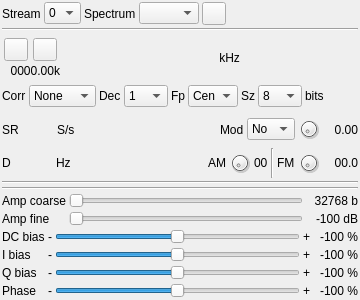
<?xml version="1.0" encoding="UTF-8"?>
<ui version="4.0">
 <class>TestMIGui</class>
 <widget class="QWidget" name="TestMIGui">
  <property name="geometry">
   <rect>
    <x>0</x>
    <y>0</y>
    <width>360</width>
    <height>300</height>
   </rect>
  </property>
  <property name="sizePolicy">
   <sizepolicy hsizetype="Minimum" vsizetype="Minimum">
    <horstretch>0</horstretch>
    <verstretch>0</verstretch>
   </sizepolicy>
  </property>
  <property name="minimumSize">
   <size>
    <width>360</width>
    <height>300</height>
   </size>
  </property>
  <property name="font">
   <font>
    <family>Liberation Sans</family>
    <pointsize>9</pointsize>
    <weight>50</weight>
    <italic>false</italic>
    <bold>false</bold>
   </font>
  </property>
  <property name="windowTitle">
   <string>Test Multiple Input</string>
  </property>
  <layout class="QVBoxLayout" name="verticalLayout">
   <property name="spacing">
    <number>3</number>
   </property>
   <property name="leftMargin">
    <number>2</number>
   </property>
   <property name="topMargin">
    <number>2</number>
   </property>
   <property name="rightMargin">
    <number>2</number>
   </property>
   <property name="bottomMargin">
    <number>2</number>
   </property>
   <item>
    <layout class="QHBoxLayout" name="streamLayout">
     <item>
      <widget class="QLabel" name="label">
       <property name="text">
        <string>Stream</string>
       </property>
      </widget>
     </item>
     <item>
      <widget class="QComboBox" name="streamIndex">
       <property name="maximumSize">
        <size>
         <width>40</width>
         <height>16777215</height>
        </size>
       </property>
       <property name="toolTip">
        <string>Stream index</string>
       </property>
       <item>
        <property name="text">
         <string>0</string>
        </property>
       </item>
       <item>
        <property name="text">
         <string>1</string>
        </property>
       </item>
      </widget>
     </item>
     <item>
      <widget class="QLabel" name="spectrumSourceLabel">
       <property name="text">
        <string>Spectrum</string>
       </property>
      </widget>
     </item>
     <item>
      <widget class="QComboBox" name="spectrumSource">
       <property name="maximumSize">
        <size>
         <width>60</width>
         <height>16777215</height>
        </size>
       </property>
       <property name="toolTip">
        <string>Select stream for main spectrum source</string>
       </property>
      </widget>
     </item>
     <item>
      <widget class="QToolButton" name="streamLock">
       <property name="toolTip">
        <string>Lock spectrum display to stream selection</string>
       </property>
       <property name="text">
        <string/>
       </property>
       <property name="icon">
        <iconset resource="../../../sdrgui/resources/res.qrc">
         <normaloff>:/unlocked.png</normaloff>
         <normalon>:/locked.png</normalon>:/unlocked.png</iconset>
       </property>
       <property name="checkable">
        <bool>true</bool>
       </property>
      </widget>
     </item>
     <item>
      <spacer name="horizontalSpacer_7">
       <property name="orientation">
        <enum>Qt::Horizontal</enum>
       </property>
       <property name="sizeHint" stdset="0">
        <size>
         <width>40</width>
         <height>20</height>
        </size>
       </property>
      </spacer>
     </item>
    </layout>
   </item>
   <item>
    <widget class="Line" name="line_2">
     <property name="orientation">
      <enum>Qt::Horizontal</enum>
     </property>
    </widget>
   </item>
   <item>
    <layout class="QHBoxLayout" name="horizontalLayout_freq">
     <property name="topMargin">
      <number>4</number>
     </property>
     <item>
      <layout class="QVBoxLayout" name="deviceUILayout">
       <item>
        <layout class="QHBoxLayout" name="deviceButtonsLayout">
         <item>
          <widget class="ButtonSwitch" name="startStop">
           <property name="toolTip">
            <string>start/stop acquisition</string>
           </property>
           <property name="text">
            <string/>
           </property>
           <property name="icon">
            <iconset resource="../../../sdrgui/resources/res.qrc">
             <normaloff>:/play.png</normaloff>
             <normalon>:/stop.png</normalon>:/play.png</iconset>
           </property>
          </widget>
         </item>
         <item>
          <widget class="ButtonSwitch" name="record">
           <property name="toolTip">
            <string>Left: toggle record I/Q samples from device - Right: select output file</string>
           </property>
           <property name="text">
            <string/>
           </property>
           <property name="icon">
            <iconset resource="../../../sdrgui/resources/res.qrc">
             <normaloff>:/record_off.png</normaloff>:/record_off.png</iconset>
           </property>
          </widget>
         </item>
        </layout>
       </item>
       <item>
        <layout class="QHBoxLayout" name="deviceRateLayout">
         <item>
          <widget class="QLabel" name="deviceRateText">
           <property name="minimumSize">
            <size>
             <width>58</width>
             <height>0</height>
            </size>
           </property>
           <property name="toolTip">
            <string>I/Q sample rate kS/s</string>
           </property>
           <property name="text">
            <string>0000.00k</string>
           </property>
           <property name="alignment">
            <set>Qt::AlignRight|Qt::AlignTrailing|Qt::AlignVCenter</set>
           </property>
          </widget>
         </item>
        </layout>
       </item>
      </layout>
     </item>
     <item>
      <spacer name="horizontalSpacer">
       <property name="orientation">
        <enum>Qt::Horizontal</enum>
       </property>
       <property name="sizeHint" stdset="0">
        <size>
         <width>0</width>
         <height>0</height>
        </size>
       </property>
      </spacer>
     </item>
     <item>
      <widget class="ValueDial" name="centerFrequency" native="true">
       <property name="sizePolicy">
        <sizepolicy hsizetype="Maximum" vsizetype="Maximum">
         <horstretch>0</horstretch>
         <verstretch>0</verstretch>
        </sizepolicy>
       </property>
       <property name="minimumSize">
        <size>
         <width>32</width>
         <height>16</height>
        </size>
       </property>
       <property name="font">
        <font>
         <family>Liberation Mono</family>
         <pointsize>20</pointsize>
        </font>
       </property>
       <property name="cursor">
        <cursorShape>PointingHandCursor</cursorShape>
       </property>
       <property name="focusPolicy">
        <enum>Qt::StrongFocus</enum>
       </property>
       <property name="toolTip">
        <string>Tuner center frequency in kHz</string>
       </property>
      </widget>
     </item>
     <item>
      <widget class="QLabel" name="freqUnits">
       <property name="text">
        <string> kHz</string>
       </property>
      </widget>
     </item>
     <item>
      <spacer name="horizontalSpacer_2">
       <property name="orientation">
        <enum>Qt::Horizontal</enum>
       </property>
       <property name="sizeHint" stdset="0">
        <size>
         <width>0</width>
         <height>0</height>
        </size>
       </property>
      </spacer>
     </item>
    </layout>
   </item>
   <item>
    <layout class="QHBoxLayout" name="autoCorrectionsLayout">
     <item>
      <widget class="QLabel" name="autoCorrLabel">
       <property name="text">
        <string>Corr</string>
       </property>
      </widget>
     </item>
     <item>
      <widget class="QComboBox" name="autoCorr">
       <property name="toolTip">
        <string>DC offset and IQ correction options</string>
       </property>
       <item>
        <property name="text">
         <string>None</string>
        </property>
       </item>
       <item>
        <property name="text">
         <string>DC</string>
        </property>
       </item>
       <item>
        <property name="text">
         <string>DC+IQ</string>
        </property>
       </item>
      </widget>
     </item>
     <item>
      <widget class="QLabel" name="decimationLabel">
       <property name="text">
        <string>Dec</string>
       </property>
      </widget>
     </item>
     <item>
      <widget class="QComboBox" name="decimation">
       <property name="maximumSize">
        <size>
         <width>45</width>
         <height>16777215</height>
        </size>
       </property>
       <property name="toolTip">
        <string>Decimation factor</string>
       </property>
       <item>
        <property name="text">
         <string>1</string>
        </property>
       </item>
       <item>
        <property name="text">
         <string>2</string>
        </property>
       </item>
       <item>
        <property name="text">
         <string>4</string>
        </property>
       </item>
       <item>
        <property name="text">
         <string>8</string>
        </property>
       </item>
       <item>
        <property name="text">
         <string>16</string>
        </property>
       </item>
       <item>
        <property name="text">
         <string>32</string>
        </property>
       </item>
       <item>
        <property name="text">
         <string>64</string>
        </property>
       </item>
      </widget>
     </item>
     <item>
      <widget class="QLabel" name="fcPosLabel">
       <property name="text">
        <string>Fp</string>
       </property>
      </widget>
     </item>
     <item>
      <widget class="QComboBox" name="fcPos">
       <property name="maximumSize">
        <size>
         <width>50</width>
         <height>16777215</height>
        </size>
       </property>
       <property name="toolTip">
        <string>Relative position of generator center frequency</string>
       </property>
       <property name="currentIndex">
        <number>2</number>
       </property>
       <item>
        <property name="text">
         <string>Inf</string>
        </property>
       </item>
       <item>
        <property name="text">
         <string>Sup</string>
        </property>
       </item>
       <item>
        <property name="text">
         <string>Cen</string>
        </property>
       </item>
      </widget>
     </item>
     <item>
      <widget class="QLabel" name="sampleSzieLabel">
       <property name="text">
        <string>Sz</string>
       </property>
      </widget>
     </item>
     <item>
      <widget class="QComboBox" name="sampleSize">
       <property name="maximumSize">
        <size>
         <width>45</width>
         <height>16777215</height>
        </size>
       </property>
       <property name="toolTip">
        <string>Sample size</string>
       </property>
       <property name="currentIndex">
        <number>0</number>
       </property>
       <item>
        <property name="text">
         <string>8</string>
        </property>
       </item>
       <item>
        <property name="text">
         <string>12</string>
        </property>
       </item>
       <item>
        <property name="text">
         <string>16</string>
        </property>
       </item>
      </widget>
     </item>
     <item>
      <widget class="QLabel" name="sampleSizeUnits">
       <property name="text">
        <string>bits</string>
       </property>
      </widget>
     </item>
     <item>
      <spacer name="horizontalSpacer_4">
       <property name="orientation">
        <enum>Qt::Horizontal</enum>
       </property>
       <property name="sizeHint" stdset="0">
        <size>
         <width>40</width>
         <height>20</height>
        </size>
       </property>
      </spacer>
     </item>
    </layout>
   </item>
   <item>
    <layout class="QHBoxLayout" name="sampleRateLayout">
     <property name="topMargin">
      <number>2</number>
     </property>
     <property name="bottomMargin">
      <number>2</number>
     </property>
     <item>
      <widget class="QLabel" name="samplerateLabel">
       <property name="sizePolicy">
        <sizepolicy hsizetype="Maximum" vsizetype="Preferred">
         <horstretch>0</horstretch>
         <verstretch>0</verstretch>
        </sizepolicy>
       </property>
       <property name="minimumSize">
        <size>
         <width>16</width>
         <height>0</height>
        </size>
       </property>
       <property name="text">
        <string>SR</string>
       </property>
      </widget>
     </item>
     <item>
      <widget class="ValueDial" name="sampleRate" native="true">
       <property name="sizePolicy">
        <sizepolicy hsizetype="Maximum" vsizetype="Maximum">
         <horstretch>0</horstretch>
         <verstretch>0</verstretch>
        </sizepolicy>
       </property>
       <property name="minimumSize">
        <size>
         <width>32</width>
         <height>16</height>
        </size>
       </property>
       <property name="font">
        <font>
         <family>Liberation Mono</family>
         <pointsize>12</pointsize>
        </font>
       </property>
       <property name="cursor">
        <cursorShape>PointingHandCursor</cursorShape>
       </property>
       <property name="toolTip">
        <string>Generator sample rate (S/s)</string>
       </property>
      </widget>
     </item>
     <item>
      <widget class="QLabel" name="sampleRateUnit">
       <property name="text">
        <string>S/s</string>
       </property>
      </widget>
     </item>
     <item>
      <spacer name="horizontalSpacer_5">
       <property name="orientation">
        <enum>Qt::Horizontal</enum>
       </property>
       <property name="sizeHint" stdset="0">
        <size>
         <width>40</width>
         <height>20</height>
        </size>
       </property>
      </spacer>
     </item>
     <item>
      <widget class="QLabel" name="modulationLabel">
       <property name="text">
        <string>Mod</string>
       </property>
      </widget>
     </item>
     <item>
      <widget class="QComboBox" name="modulation">
       <property name="maximumSize">
        <size>
         <width>50</width>
         <height>16777215</height>
        </size>
       </property>
       <property name="toolTip">
        <string>Modulation</string>
       </property>
       <item>
        <property name="text">
         <string>No</string>
        </property>
       </item>
       <item>
        <property name="text">
         <string>AM</string>
        </property>
       </item>
       <item>
        <property name="text">
         <string>FM</string>
        </property>
       </item>
       <item>
        <property name="text">
         <string>P0</string>
        </property>
       </item>
       <item>
        <property name="text">
         <string>P1</string>
        </property>
       </item>
       <item>
        <property name="text">
         <string>P2</string>
        </property>
       </item>
      </widget>
     </item>
     <item>
      <widget class="QDial" name="modulationFrequency">
       <property name="maximumSize">
        <size>
         <width>22</width>
         <height>22</height>
        </size>
       </property>
       <property name="toolTip">
        <string>Modulation tone (kHz)</string>
       </property>
       <property name="minimum">
        <number>1</number>
       </property>
       <property name="maximum">
        <number>999</number>
       </property>
       <property name="pageStep">
        <number>1</number>
       </property>
      </widget>
     </item>
     <item>
      <widget class="QLabel" name="modulationFrequencyText">
       <property name="minimumSize">
        <size>
         <width>35</width>
         <height>0</height>
        </size>
       </property>
       <property name="toolTip">
        <string>Modulation tone value (kHz)</string>
       </property>
       <property name="text">
        <string>0.00</string>
       </property>
       <property name="alignment">
        <set>Qt::AlignRight|Qt::AlignTrailing|Qt::AlignVCenter</set>
       </property>
      </widget>
     </item>
    </layout>
   </item>
   <item>
    <layout class="QHBoxLayout" name="frequencyShiftLayout">
     <item>
      <widget class="QLabel" name="frequencyShiftLabel">
       <property name="minimumSize">
        <size>
         <width>16</width>
         <height>0</height>
        </size>
       </property>
       <property name="text">
        <string>D</string>
       </property>
      </widget>
     </item>
     <item>
      <widget class="ValueDialZ" name="frequencyShift" native="true">
       <property name="sizePolicy">
        <sizepolicy hsizetype="Maximum" vsizetype="Maximum">
         <horstretch>0</horstretch>
         <verstretch>0</verstretch>
        </sizepolicy>
       </property>
       <property name="minimumSize">
        <size>
         <width>32</width>
         <height>16</height>
        </size>
       </property>
       <property name="font">
        <font>
         <family>Liberation Mono</family>
         <pointsize>12</pointsize>
        </font>
       </property>
       <property name="cursor">
        <cursorShape>PointingHandCursor</cursorShape>
       </property>
       <property name="toolTip">
        <string>Shift from center frequency</string>
       </property>
      </widget>
     </item>
     <item>
      <widget class="QLabel" name="frequencyShiftUnits">
       <property name="text">
        <string>Hz</string>
       </property>
      </widget>
     </item>
     <item>
      <spacer name="horizontalSpacer_3">
       <property name="orientation">
        <enum>Qt::Horizontal</enum>
       </property>
       <property name="sizeHint" stdset="0">
        <size>
         <width>40</width>
         <height>20</height>
        </size>
       </property>
      </spacer>
     </item>
     <item>
      <widget class="QLabel" name="amModulationLabel">
       <property name="text">
        <string>AM</string>
       </property>
      </widget>
     </item>
     <item>
      <widget class="QDial" name="amModulation">
       <property name="maximumSize">
        <size>
         <width>22</width>
         <height>22</height>
        </size>
       </property>
       <property name="toolTip">
        <string>AM modulation (%)</string>
       </property>
       <property name="pageStep">
        <number>1</number>
       </property>
      </widget>
     </item>
     <item>
      <widget class="QLabel" name="amModulationText">
       <property name="toolTip">
        <string>AM modulation value (%)</string>
       </property>
       <property name="text">
        <string>00</string>
       </property>
      </widget>
     </item>
     <item>
      <widget class="Line" name="line">
       <property name="orientation">
        <enum>Qt::Vertical</enum>
       </property>
      </widget>
     </item>
     <item>
      <widget class="QLabel" name="fmDeviationLabel">
       <property name="text">
        <string>FM</string>
       </property>
      </widget>
     </item>
     <item>
      <widget class="QDial" name="fmDeviation">
       <property name="maximumSize">
        <size>
         <width>22</width>
         <height>22</height>
        </size>
       </property>
       <property name="toolTip">
        <string>FM deviation (kHz)</string>
       </property>
       <property name="minimum">
        <number>1</number>
       </property>
       <property name="maximum">
        <number>999</number>
       </property>
       <property name="pageStep">
        <number>1</number>
       </property>
      </widget>
     </item>
     <item>
      <widget class="QLabel" name="fmDeviationText">
       <property name="minimumSize">
        <size>
         <width>35</width>
         <height>0</height>
        </size>
       </property>
       <property name="toolTip">
        <string>FM deviation value (kHz)</string>
       </property>
       <property name="text">
        <string>00.0</string>
       </property>
       <property name="alignment">
        <set>Qt::AlignRight|Qt::AlignTrailing|Qt::AlignVCenter</set>
       </property>
      </widget>
     </item>
    </layout>
   </item>
   <item>
    <widget class="Line" name="line_4">
     <property name="orientation">
      <enum>Qt::Horizontal</enum>
     </property>
    </widget>
   </item>
   <item>
    <widget class="Line" name="line_3">
     <property name="orientation">
      <enum>Qt::Horizontal</enum>
     </property>
    </widget>
   </item>
   <item>
    <layout class="QGridLayout" name="amplitudeLayout">
     <item row="1" column="0">
      <widget class="QLabel" name="amplitudeFineLabel">
       <property name="text">
        <string>Amp fine</string>
       </property>
      </widget>
     </item>
     <item row="0" column="0">
      <widget class="QLabel" name="amplitudeCoarseLabel">
       <property name="sizePolicy">
        <sizepolicy hsizetype="Maximum" vsizetype="Preferred">
         <horstretch>0</horstretch>
         <verstretch>0</verstretch>
        </sizepolicy>
       </property>
       <property name="text">
        <string>Amp coarse</string>
       </property>
      </widget>
     </item>
     <item row="0" column="1">
      <widget class="QSlider" name="amplitudeCoarse">
       <property name="enabled">
        <bool>true</bool>
       </property>
       <property name="toolTip">
        <string>Amplitude coarse (x100)</string>
       </property>
       <property name="maximum">
        <number>327</number>
       </property>
       <property name="pageStep">
        <number>1</number>
       </property>
       <property name="orientation">
        <enum>Qt::Horizontal</enum>
       </property>
      </widget>
     </item>
     <item row="0" column="2">
      <widget class="QLabel" name="amplitudeBits">
       <property name="toolTip">
        <string>Amplitude in bits</string>
       </property>
       <property name="text">
        <string>32768 b</string>
       </property>
       <property name="alignment">
        <set>Qt::AlignRight|Qt::AlignTrailing|Qt::AlignVCenter</set>
       </property>
      </widget>
     </item>
     <item row="1" column="2">
      <widget class="QLabel" name="power">
       <property name="minimumSize">
        <size>
         <width>52</width>
         <height>0</height>
        </size>
       </property>
       <property name="toolTip">
        <string>Power</string>
       </property>
       <property name="text">
        <string>-100 dB</string>
       </property>
       <property name="alignment">
        <set>Qt::AlignRight|Qt::AlignTrailing|Qt::AlignVCenter</set>
       </property>
      </widget>
     </item>
     <item row="1" column="1">
      <widget class="QSlider" name="amplitudeFine">
       <property name="toolTip">
        <string>Amplitude fine (x1)</string>
       </property>
       <property name="pageStep">
        <number>1</number>
       </property>
       <property name="orientation">
        <enum>Qt::Horizontal</enum>
       </property>
      </widget>
     </item>
    </layout>
   </item>
   <item>
    <layout class="QGridLayout" name="iqBiasLayout">
     <item row="2" column="2">
      <widget class="QSlider" name="qBias">
       <property name="minimum">
        <number>-99</number>
       </property>
       <property name="pageStep">
        <number>1</number>
       </property>
       <property name="orientation">
        <enum>Qt::Horizontal</enum>
       </property>
      </widget>
     </item>
     <item row="2" column="4">
      <widget class="QLabel" name="qBiasText">
       <property name="text">
        <string>-100 %</string>
       </property>
       <property name="alignment">
        <set>Qt::AlignRight|Qt::AlignTrailing|Qt::AlignVCenter</set>
       </property>
      </widget>
     </item>
     <item row="2" column="0">
      <widget class="QLabel" name="qBiasLabel">
       <property name="text">
        <string>Q bias</string>
       </property>
      </widget>
     </item>
     <item row="2" column="3">
      <widget class="QLabel" name="qBiasPlusQLabel">
       <property name="text">
        <string>+</string>
       </property>
      </widget>
     </item>
     <item row="2" column="1">
      <widget class="QLabel" name="qBiasMinusLabel">
       <property name="text">
        <string>-</string>
       </property>
      </widget>
     </item>
     <item row="1" column="0">
      <widget class="QLabel" name="iBiasLabel">
       <property name="text">
        <string>I bias</string>
       </property>
      </widget>
     </item>
     <item row="1" column="1">
      <widget class="QLabel" name="iBiasMinusLabel">
       <property name="text">
        <string>-</string>
       </property>
      </widget>
     </item>
     <item row="1" column="2">
      <widget class="QSlider" name="iBias">
       <property name="minimum">
        <number>-99</number>
       </property>
       <property name="pageStep">
        <number>1</number>
       </property>
       <property name="orientation">
        <enum>Qt::Horizontal</enum>
       </property>
      </widget>
     </item>
     <item row="1" column="4">
      <widget class="QLabel" name="iBiasText">
       <property name="text">
        <string>-100 %</string>
       </property>
       <property name="alignment">
        <set>Qt::AlignRight|Qt::AlignTrailing|Qt::AlignVCenter</set>
       </property>
      </widget>
     </item>
     <item row="1" column="3">
      <widget class="QLabel" name="iBiasPlusLabel">
       <property name="text">
        <string>+</string>
       </property>
      </widget>
     </item>
     <item row="0" column="0">
      <widget class="QLabel" name="dcBiasLabel">
       <property name="text">
        <string>DC bias</string>
       </property>
      </widget>
     </item>
     <item row="0" column="1">
      <widget class="QLabel" name="dcBiasMinusLabel">
       <property name="text">
        <string>-</string>
       </property>
      </widget>
     </item>
     <item row="0" column="2">
      <widget class="QSlider" name="dcBias">
       <property name="minimum">
        <number>-99</number>
       </property>
       <property name="pageStep">
        <number>1</number>
       </property>
       <property name="orientation">
        <enum>Qt::Horizontal</enum>
       </property>
      </widget>
     </item>
     <item row="0" column="3">
      <widget class="QLabel" name="dcBiasPlusLabel">
       <property name="text">
        <string>+</string>
       </property>
      </widget>
     </item>
     <item row="0" column="4">
      <widget class="QLabel" name="dcBiasText">
       <property name="text">
        <string>-100 %</string>
       </property>
       <property name="alignment">
        <set>Qt::AlignRight|Qt::AlignTrailing|Qt::AlignVCenter</set>
       </property>
      </widget>
     </item>
     <item row="3" column="0">
      <widget class="QLabel" name="phaseImbalanceLabel">
       <property name="text">
        <string>Phase</string>
       </property>
      </widget>
     </item>
     <item row="3" column="1">
      <widget class="QLabel" name="phaseImbalanceMinusLabel">
       <property name="text">
        <string>-</string>
       </property>
      </widget>
     </item>
     <item row="3" column="3">
      <widget class="QLabel" name="phaseImbalancePlusLabel">
       <property name="text">
        <string>+</string>
       </property>
      </widget>
     </item>
     <item row="3" column="4">
      <widget class="QLabel" name="phaseImbalanceText">
       <property name="minimumSize">
        <size>
         <width>45</width>
         <height>0</height>
        </size>
       </property>
       <property name="text">
        <string>-100 %</string>
       </property>
       <property name="alignment">
        <set>Qt::AlignRight|Qt::AlignTrailing|Qt::AlignVCenter</set>
       </property>
      </widget>
     </item>
     <item row="3" column="2">
      <widget class="QSlider" name="phaseImbalance">
       <property name="minimum">
        <number>-99</number>
       </property>
       <property name="pageStep">
        <number>1</number>
       </property>
       <property name="orientation">
        <enum>Qt::Horizontal</enum>
       </property>
      </widget>
     </item>
    </layout>
   </item>
   <item>
    <layout class="QHBoxLayout" name="fillerLayout"/>
   </item>
  </layout>
 </widget>
 <customwidgets>
  <customwidget>
   <class>ValueDial</class>
   <extends>QWidget</extends>
   <header>gui/valuedial.h</header>
   <container>1</container>
  </customwidget>
  <customwidget>
   <class>ButtonSwitch</class>
   <extends>QToolButton</extends>
   <header>gui/buttonswitch.h</header>
  </customwidget>
  <customwidget>
   <class>ValueDialZ</class>
   <extends>QWidget</extends>
   <header>gui/valuedialz.h</header>
   <container>1</container>
  </customwidget>
 </customwidgets>
 <resources>
  <include location="../../../sdrgui/resources/res.qrc"/>
 </resources>
 <connections/>
</ui>
